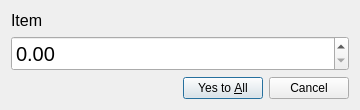
<?xml version="1.0" encoding="UTF-8"?>
<ui version="4.0">
 <class>Dialog</class>
 <widget class="QDialog" name="Dialog">
  <property name="windowModality">
   <enum>Qt::ApplicationModal</enum>
  </property>
  <property name="geometry">
   <rect>
    <x>0</x>
    <y>0</y>
    <width>360</width>
    <height>110</height>
   </rect>
  </property>
  <property name="windowTitle">
   <string>Apply to All</string>
  </property>
  <layout class="QVBoxLayout" name="verticalLayout" stretch="0,50,0">
   <item>
    <widget class="QLabel" name="label">
     <property name="sizePolicy">
      <sizepolicy hsizetype="Minimum" vsizetype="Minimum">
       <horstretch>0</horstretch>
       <verstretch>0</verstretch>
      </sizepolicy>
     </property>
     <property name="font">
      <font>
       <pointsize>12</pointsize>
      </font>
     </property>
     <property name="text">
      <string>Item</string>
     </property>
    </widget>
   </item>
   <item>
    <widget class="QDoubleSpinBox" name="doubleSpinBox">
     <property name="sizePolicy">
      <sizepolicy hsizetype="Minimum" vsizetype="Preferred">
       <horstretch>0</horstretch>
       <verstretch>0</verstretch>
      </sizepolicy>
     </property>
     <property name="font">
      <font>
       <pointsize>15</pointsize>
      </font>
     </property>
     <property name="maximum">
      <double>9999999.000000000000000</double>
     </property>
    </widget>
   </item>
   <item>
    <widget class="QDialogButtonBox" name="buttonBox">
     <property name="sizePolicy">
      <sizepolicy hsizetype="Expanding" vsizetype="Fixed">
       <horstretch>0</horstretch>
       <verstretch>0</verstretch>
      </sizepolicy>
     </property>
     <property name="font">
      <font>
       <pointsize>9</pointsize>
      </font>
     </property>
     <property name="orientation">
      <enum>Qt::Horizontal</enum>
     </property>
     <property name="standardButtons">
      <set>QDialogButtonBox::Cancel|QDialogButtonBox::YesToAll</set>
     </property>
    </widget>
   </item>
  </layout>
 </widget>
 <resources/>
 <connections>
  <connection>
   <sender>buttonBox</sender>
   <signal>accepted()</signal>
   <receiver>Dialog</receiver>
   <slot>accept()</slot>
   <hints>
    <hint type="sourcelabel">
     <x>248</x>
     <y>254</y>
    </hint>
    <hint type="destinationlabel">
     <x>157</x>
     <y>274</y>
    </hint>
   </hints>
  </connection>
  <connection>
   <sender>buttonBox</sender>
   <signal>rejected()</signal>
   <receiver>Dialog</receiver>
   <slot>reject()</slot>
   <hints>
    <hint type="sourcelabel">
     <x>316</x>
     <y>260</y>
    </hint>
    <hint type="destinationlabel">
     <x>286</x>
     <y>274</y>
    </hint>
   </hints>
  </connection>
 </connections>
</ui>
